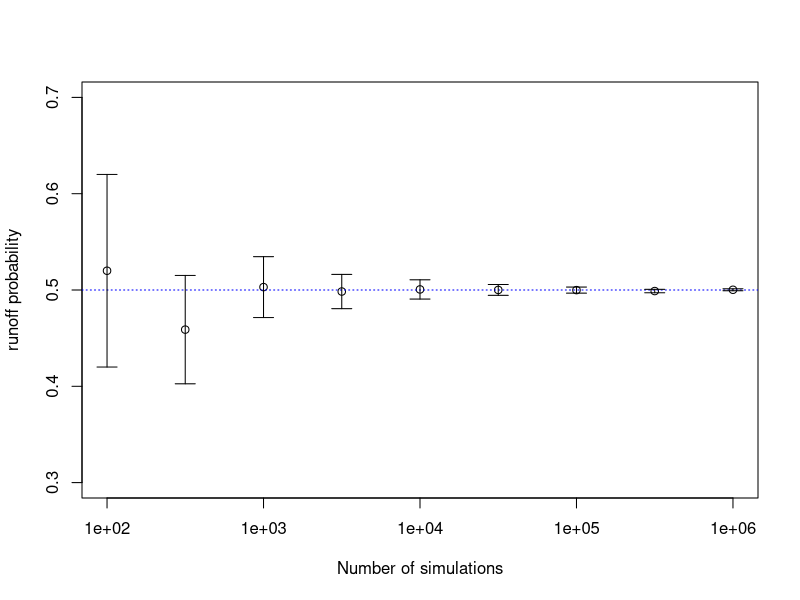
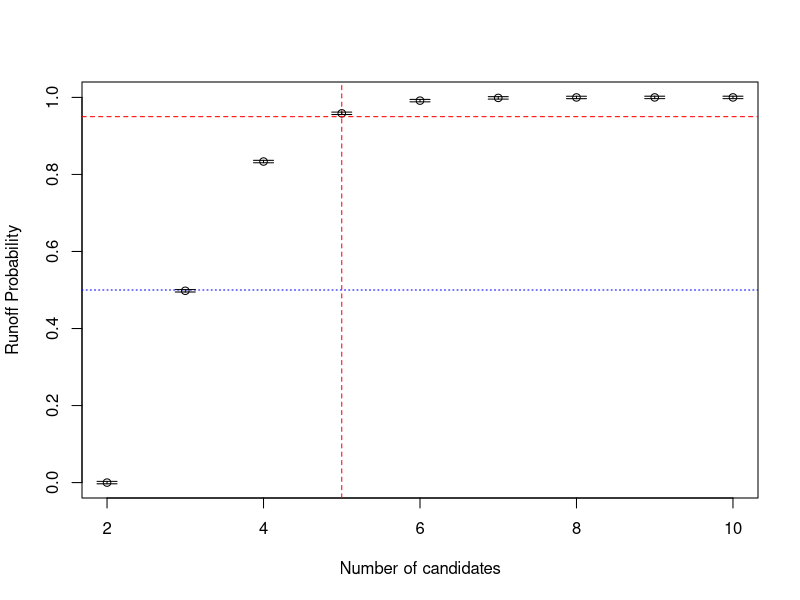

Reproduce these figures in R, in order.
## ---- chunk 1
knitr::opts_knit$set(base.dir = "/home/swolf/website/", base.url = "/")
knitr::opts_chunk$set(fig.path = "figure/2020-10-16-electionRunoff")
## ---- chunk 2
## This function will simulate the election and return TRUE if there is a need for a runoff.
simElection = function(nCandidates = 3){
    x = runif(nCandidates)
    f = x/sum(x)
    runoff = all(f<0.5)
    return(runoff)
}
## ---- chunk 3
runoffProb = function(nSims, nCandidates=3){
    runoffCount = 0
    for(e in 1:nSims){
        runoffCount = runoffCount + ifelse(simElection(nCandidates=nCandidates),1,0)
    }
    prob = runoffCount/nSims
    return(prob)
}
## ---- chunk 4
simTests = round(10^(seq(from=2,to=6,by=0.5)),0)
set.seed(123) #For reproducibility
rProbs = sapply(simTests,FUN=runoffProb)
plot(simTests,rProbs, log='x',xlab = "Number of simulations", ylab= "runoff probability",
     ylim = c(0.3,0.7))
abline(h=0.5,col='blue',lty=3)
arrows(x0=simTests, y0=rProbs-sqrt(1/simTests), x1=simTests, y1=rProbs+sqrt(1/simTests), 
       code=3, angle=90, length=0.1)
## ---- chunk 5
candidates = 2:10
set.seed(12345)
rProbsN = sapply(candidates,FUN=function(x){runoffProb(nSims = 100000,nCandidates=x)})
plot(candidates,rProbsN, xlab = 'Number of candidates', ylab = 'Runoff Probability',
     ylim = c(0,1))
abline(h=0.5,col='blue',lty=3)
abline(h=0.95,col='red',lty=2)
abline(v=5,col='red',lty=2)
arrows(x0=candidates, y0=rProbsN-sqrt(1/100000), x1=candidates, y1=rProbsN+sqrt(1/100000), 
       code=3, angle=90, length=0.1)
## ---- chunk 6
probTable = data.frame(candidates,rProbsN)
probTable
